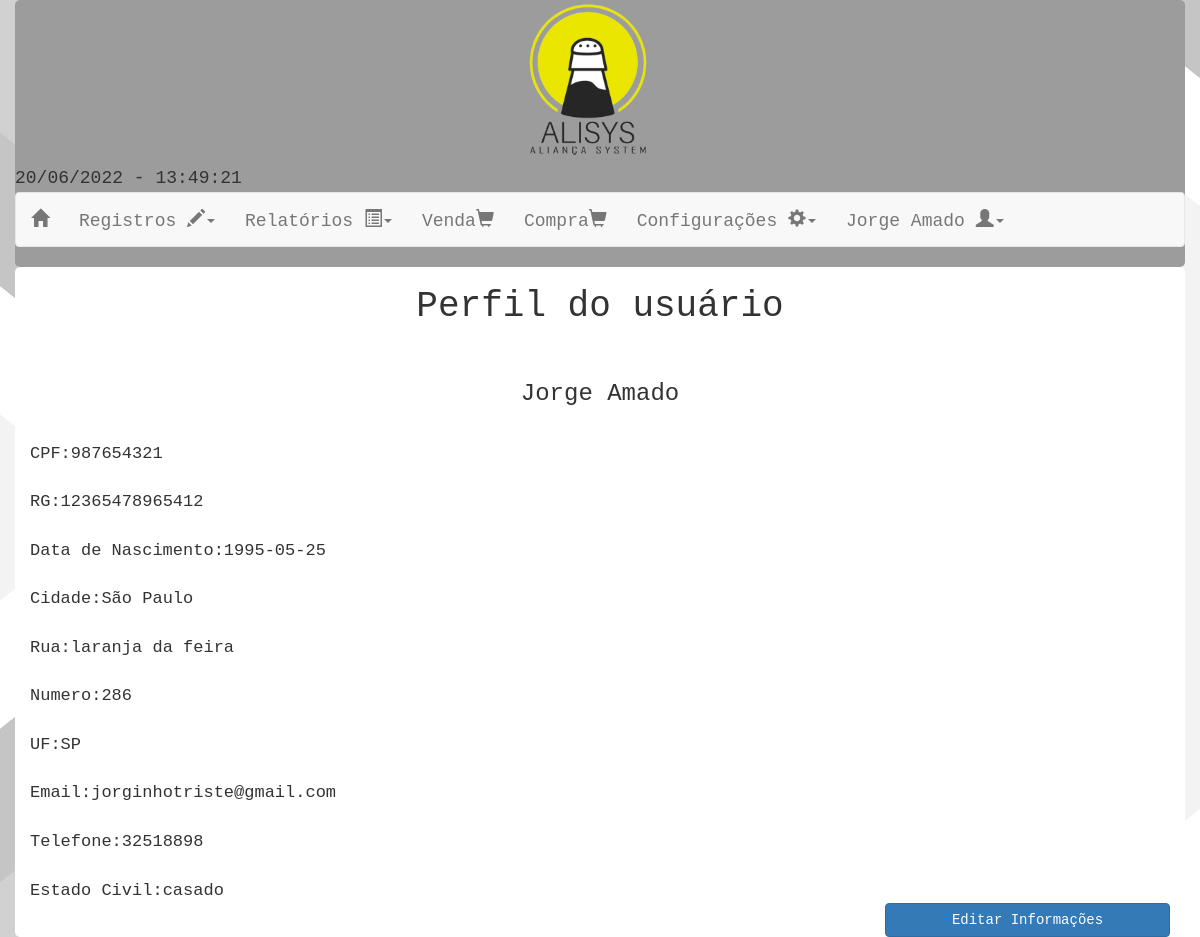
Page /AliSys_interface/ManterUsuario/Manutencao/Edicao/VizualizarPerfil.php (signed in) on the committed database.
### tables this page shows
create table usuario(
	codigo       int auto_increment primary key,
    nome         varchar(50) not null,
    cpf          varchar(20) not null,
    rg           varchar(20) not null,
    estcivil     varchar(20) not null,
    datanasc     date        not null,
    tipous       varchar(20) not null,
    uf           varchar(2)  not null,
    cidade       varchar(50),
    rua          varchar(50),
    numero       int ,
    email        varchar(60),
    telefone     varchar(20),
    senha        varchar(100) not null
);

### AliSys_interface/ManterUsuario/Manutencao/Edicao/VizualizarPerfil.php (the view, shortened to what this page needs)
<!DOCTYPE html>
<html>
    <head>
        <link rel="stylesheet" href="../../../bootstrap-3.3.6-dist/css/bootstrap.min.css">
    </head>
    <body onload="javascript:exibeDataHora('hora');" style='background-attachment:fixed;' background="../../../imagens/madeira.jpg" bgproperties="fixed">
        <?php
        include'../../../cabeca.php';
        ?>
        <div class="container" style="font-size:17px ">
            <?php
            include '../../../ConectaBanco.php';
            $busca = "select * from usuario where cpf=" . $_SESSION['user'] . ";";
            $resultado = mysqli_query($conexao, $busca);
            $produto = mysqli_fetch_assoc($resultado);
            echo '<center><h1>Perfil do usuário</h1><br> <h3> ' . $produto['nome'] . ' </h3> </center><br>';
            echo 'CPF:' . $produto['cpf'];
            echo '<br><br> RG:' . $produto['rg'];
            echo '<br><br> Data de Nascimento:' . $produto['datanasc'];
            echo '<br><br> Cidade:' . $produto['cidade'];
            echo '<br><br> Rua:' . $produto['rua'];
            echo '<br><br> Numero:' . $produto['numero'];
            echo '<br><br> UF:' . $produto['uf'];
            echo '<br><br> Email:' . $produto['email'];
            echo '<br><br> Telefone:' . $produto['telefone'];
            echo '<br><br> Estado Civil:' . $produto['estcivil'];
            echo '<a class="col-md-3 col-md-offset-9  btn btn-primary" href="EditarUsuario.php?cpf=' . $produto['cpf'] . '">Editar Informações</a>';
            ?>
        </div>
    </body>
</html>

### AliSys_interface/cabeca.php (shortened to what this page needs)
<?php
$raiz = $_SERVER['DOCUMENT_ROOT'];
include $raiz . '/AliSys_interface/ConectaBanco.php';
?>
<div  class="container"  style='background-color: #9C9C9C '>
    <div class="col-lg-offset-5">
        <img  style="width: 25%" src="/AliSys_interface/imagens/logo1.png" />
    </div>
    <div class="row" >
<div  id="hora"></div>
        <nav class="navbar navbar-default ">
            <div  >
                <div class="navbar-header">
                    <a class="navbar-brand" href="/Alisys_interface/Inicio.php"> <span class="glyphicon glyphicon-home"></span></a>
                </div>
                <div class="collapse navbar-collapse">
                    <ul class="nav navbar-nav">
                        <li class="dropdown">
                            <a href="#" class="dropdown-toggle" data-toggle="dropdown" role="button" aria-haspopup="true" aria-expanded="false">Registros <span class="glyphicon glyphicon-pencil"></span><span class="caret"></span></a>
                        </li>
                        <li class="dropdown">
                            <a href="#" class="dropdown-toggle" data-toggle="dropdown" role="button" aria-haspopup="true" aria-expanded="false">Relatórios <span class="glyphicon glyphicon-list-alt"></span><span class="caret"></span></a>
                        </li>
                        <li class="dropdown">
                            <a href="/AliSys_interface/Venda/Realizar/FormVenda.php" aria-haspopup="true" aria-expanded="false">Venda<span class="glyphicon glyphicon-shopping-cart"></span></a>
                        </li>
                        <li class="dropdown">
                            <a href="/AliSys_interface/Compra/Realizar/FormCompra.php" aria-haspopup="true" aria-expanded="false">Compra<span class="glyphicon glyphicon-shopping-cart"></span></a>
                        </li>
                        <li class="dropdown">
                            <a href="#" class="dropdown-toggle" data-toggle="dropdown" role="button" aria-haspopup="true" aria-expanded="false">Configurações <span class="glyphicon glyphicon-cog"></span><span class="caret"></span></a>
                        </li>
                        <?php
                        if (isset($_SESSION['user'])) {
                            $que = $_SESSION['user'];
                            $busca = "select * from usuario where cpf= $que;";
                            $resultado = mysqli_query($conexao, $busca);
                            $usuario = mysqli_fetch_assoc($resultado);
                            echo '
                                                <li class="dropdown">
                                                     <a  data-toggle="dropdown" role="button" aria-haspopup="true" aria-expanded="false">
                                                      ' . $usuario['nome'] . ' <span class="glyphicon glyphicon-user dropdown-toggle"></span><span class="caret"></span></a>
                                                    <ul class="dropdown-menu">
                                                        <li><a href="/AliSys_interface/ManterUsuario/Manutencao/Edicao/VizualizarPerfil.php">Visualizar Perfil</a></li>
                                                        <li><a href="/AliSys_interface/ManterUsuario/Manutencao/Edicao/EditarUsuario.php?cpf=' . $_SESSION['user'] . '">Editar Perfil</a></li>
                                                        <li><a href="/AliSys_interface/Login/Logout.php">Sair</a></li>
                                                    </ul>
                                                </li>';
                        }
                        ?>
                    </ul>
                </div>
            </div>
        </nav>
    </div>
</div>

### rows in the picture
usuario: nome "Jorge Amado", cpf "987654321", rg "12365478965412", datanasc "1995-05-25", cidade "São Paulo", rua "laranja da feira", numero "286", uf "SP", email "jorginhotriste@gmail.com", telefone "32518898", estcivil "casado"
